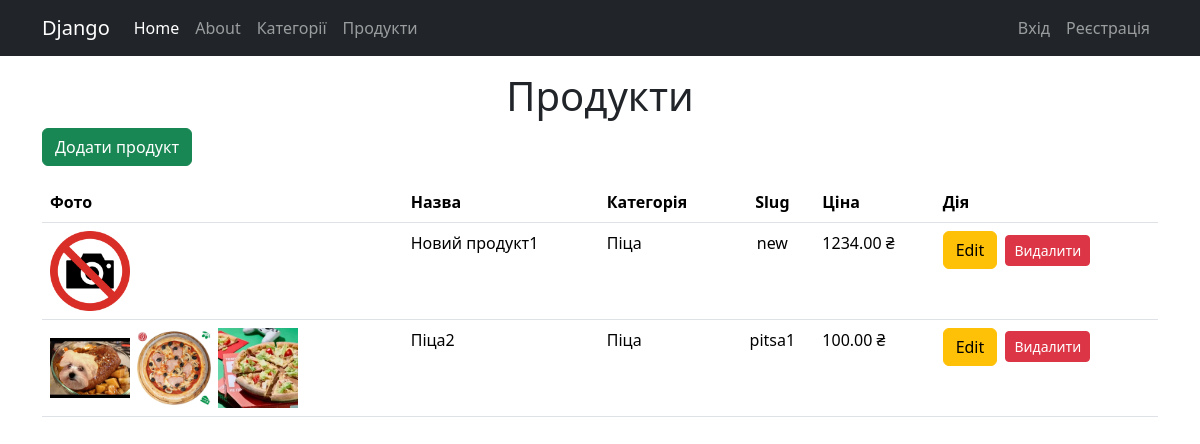
Screenshot of /products/ with the database file from the repository.
### products/models.py (models this page shows, shortened)
class Product(BaseEntity):
    category = models.ForeignKey(
        Category, on_delete=models.CASCADE, related_name="products"
    )
    name = models.CharField(max_length=255)
    slug = models.SlugField(max_length=255, null=True, blank=True, unique=True)
    description = models.TextField(blank=True)
    price = models.DecimalField(max_digits=10, decimal_places=2)

class ProductImage(models.Model):
    product = models.ForeignKey(
        Product, on_delete=models.CASCADE, related_name="images", null = True, blank=True
    )
    image = models.ImageField(upload_to="images/")
    priority = models.PositiveIntegerField(default=0, help_text="0 = головне фото")
    created_at = models.DateTimeField(auto_now_add=True)
    class Meta:
        ordering = ["priority", "created_at"]  # головні фото першими

### categories/models.py (models this page shows, shortened)
class Category(BaseEntity):
    name = models.CharField(max_length=250, default="", blank=False)
    image = models.ImageField(upload_to="images/", null=True, blank=True)
    slug = models.SlugField(max_length=250, unique=True, default="")

### products/views.py (the view)
# urls.py: path('', views.show_products, name='show_products'),
def show_products(request):
    products = Product.objects.prefetch_related("images").all()
    return render(request, 'products.html', {'products': products})

### products/templates/products.html (shortened to what this page needs)
{% extends "layout.html" %}
{% load static %}
{% block content %}
<h1 class="text-center">Продукти</h1>
<a href="{% url 'products:add_product' %}"
    class="btn btn-success mb-3">Додати продукт</a>
<table class="table">
  <thead>
    <tr>
        <th scope="col">Фото</th>
        <th scope="col">Назва</th>
        <th scope="col">Категорія</th>
        <th class="text-center" scope="col">Slug</th>
        <th scope="col">Ціна</th>
        <th scope="col">Дія</th>
    </tr>
  </thead>
  <tbody>
    {% for product  in products %}
    <tr>
       <td>
          {% with main_image=product.images.all|dictsort:"priority"|first %}
              {% if main_image %}
                {% for pi in product.images.all %}
                  <img src="{{ pi.image.url }}" width="80" alt="{{ product.name }}" class="product-img">
                {% endfor %}
              {% else %}
                  <img src="{% static 'images/no-image.webp' %}" width="80" alt="No image" class="product-img">
              {% endif %}
          {% endwith %}
      </td>
      <td>{{ product.name }}</td>
      <td>{{ product.category.name }}</td>
      <td class="text-center"><spanclass="badge bg-secondary">{{ product.slug }}</spanclass=></td>
      <td class="price">{{ product.price }} ₴</td>
      <td>
        <a href="{% url 'products:edit_product' product.id %}" class="btn btn-warning me-1">Edit</a>
        <button type="button"
                class="btn btn-sm btn-danger"
                data-bs-toggle="modal"
                data-bs-target="#deleteModal"
                data-id="{{ product.id }}"
                data-name="{{ product.name }}">
            Видалити
        </button>
      </td>
    <tr>
    {% endfor %}
  </tbody>
</table>
{% endblock %}

### templates/layout.html (shortened to what this page needs)
{% load static %}
<!DOCTYPE html>
<html lang="en">
<head>
    <link href="https://cdn.jsdelivr.net/npm/bootstrap@5.3.8/dist/css/bootstrap.min.css" rel="stylesheet">
    <link href="https://unpkg.com/filepond/dist/filepond.css" rel="stylesheet">
    <link href="https://unpkg.com/filepond-plugin-image-preview/dist/filepond-plugin-image-preview.css" rel="stylesheet">
    <link rel="stylesheet" href="{% static 'style.css' %}">
</head>
<body>
    <header>
        <nav class="navbar navbar-expand-md navbar-dark fixed-top bg-dark">
            <div class="container">
                <a class="navbar-brand" href="/">Django</a>
                <div class="collapse navbar-collapse" id="navbarCollapse">
                    <ul class="navbar-nav me-auto mb-2 mb-md-0">
                        <li class="nav-item">
                            <a class="nav-link active" aria-current="page" href="/">Home</a>
                        </li>
                        <li class="nav-item">
                            <a class="nav-link" href="/about">About</a>
                        </li>
                        <li class="nav-item">
                            <a class="nav-link" href="/categories">Категорії</a>
                        </li>
                        <li class="nav-item">
                            <a class="nav-link" href="/products">Продукти</a>
                        </li>
                    </ul>
                    <ul class="navbar-nav align-items-center">
                        {% if user.is_authenticated %}
                            <li class="nav-item d-flex align-items-center">
                                {% if user.image_small %}
                                    <img src="{{ user.image_small.url }}"
                                        alt="avatar"
                                        class="rounded-circle me-2"
                                        width="32" height="32">
                                {% else %}
                                    <img src="{% static 'images/default-avatar.jpg' %}"
                                        alt="avatar"
                                        class="rounded-circle me-2"
                                        width="32" height="32">
                                {% endif %}
                                <span class="navbar-text text-light">
                                    Вітаю, {{ user.first_name|default:user.username }}!
                                </span>
                            </li>
                            <li class="nav-item">
                                <a class="nav-link" href="{% url 'users:logout' %}">Вихід</a>
                            </li>
                        {% else %}
                            <li class="nav-item">
                                <a class="nav-link" href="{% url 'users:login' %}">Вхід</a>
                            </li>
                            <li class="nav-item">
                                <a class="nav-link" href="{% url 'users:register' %}">Реєстрація</a>
                            </li>
                        {% endif %}
                    </ul>
                </div>
            </div>
        </nav>
    </header>
    <div class="container mt-5 pt-4">
        {% block content %}
        {% endblock %}
    </div>
</body>
</html>

### static/style.css (style rules this page uses)
body { margin-top: 3rem; }

### rows the page displays
Product: name "Новий продукт1", category.name "Піца", slug "new", price "1234.00"
Product: name "Піца2", category.name "Піца", slug "pitsa1", price "100.00"
ProductImage: image (picture)
ProductImage: image (picture)
ProductImage: image (picture)
